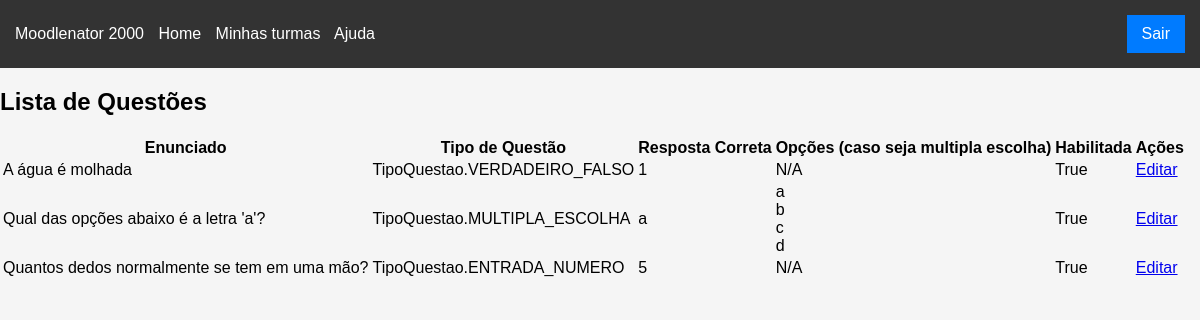
The app's page /questoes/edit (signed in) with its own data.
### app/models/questao.py (models this page shows, shortened)
class Questao(db.Model):
    __tablename__ = "questao"
    id = Column(Integer, primary_key=True, autoincrement=True)
    matricula_professor = Column(Integer, nullable=False)
    tipo_questao = Column(Enum(TipoQuestao), nullable=False)
    enunciado = Column(String, nullable=False)
    resposta_certa = Column(String, nullable=False)
    opcoes = Column(PickleType, nullable=True)  # Novo campo para salvar as opções de uma questão de múltipla escolha
    habilitada = Column(Boolean, nullable=False)
    exames = db.relationship("Exame", secondary="questao_exame", back_populates="questoes") # many to many
    resposta_alunos = db.relationship("RespostaAluno", back_populates="questao") # one to many

### app/controllers/questoes.py (the view)
@bp.route("/questoes/edit", methods=["GET"])
@login_required
def edita_questao_index():
    questoes = Questao.query.filter_by(matricula_professor=current_user.get_id()).all()
    return render_template("edita_questao_index.html", questoes = questoes)

### app/app.py (called while the page is built)
def create_app():
    app = Flask(__name__)
    basedir = os.path.abspath(os.path.dirname(__file__))
    db_path = os.path.join(basedir, '..', 'saas.db')
    login_manager.init_app(app)
    app.config["SECRET_KEY"] = "secret"
    app.config["SQLALCHEMY_DATABASE_URI"] = f"sqlite:///{db_path}"
    db.init_app(app)
    with app.app_context():
        from .models.user import User
        from .models.exame import Exame
        from .models.questao import Questao
        db.create_all()
    bootstrap.init_app(app)
    @app.context_processor
    def inject_bootstrap():
        return {'bootstrap': bootstrap}
    from .auth import blueprints
    app.register_blueprint(blueprints()[0])
    from .controllers import blueprints
    for bp in blueprints():
        app.register_blueprint(bp)
    from .cli_cmds import seed_cli
    app.cli.add_command(seed_cli)
    return app

@login_manager.user_loader
def load_user(user_id):
    from .models.user import User
    return User.query.get(user_id)

### app/models/user.py (called while the page is built)
    @property
    def is_authenticated(self):
        return True

    def get_id(self):
        return str(self.matricula)

### app/templates/edita_questao_index.html (shortened to what this page needs)
{% extends "base.html" %}
{% block content %}
<div class="container">
    <h2 class="mb-4">Lista de Questões</h2>
    <table class="table">
        <thead>
            <tr>
                <th>Enunciado</th>
                <th>Tipo de Questão</th>
                <th>Resposta Correta</th>
                <th>Opções (caso seja multipla escolha)</th>
                <th>Habilitada</th>
                <th>Ações</th>
            </tr>
        </thead>
        <tbody>
            {% for questao in questoes %}
                <tr>
                    <td>{{ questao.enunciado }}</td>
                    <td>{{ questao.tipo_questao }}</td>
                    <td>{{ questao.resposta_certa }}</td>
                    <td>
                        {% if questao.tipo_questao.value == "multipla_escolha" %}
                            {% for opcao in questao.opcoes %}
                                {{ opcao }}<br>
                            {% endfor %}
                        {% else %}
                            N/A
                        {% endif %}
                    </td>
                    <td>
                        {{ questao.habilitada }}
                    </td>
                    <td>
                        <a href="{{ url_for('questoes.edita_questao', id=questao.id) }}" class="btn btn-primary">Editar</a>
                    </td>
                </tr>
            {% endfor %}
        </tbody>
    </table>
</div>
{% endblock %}

### app/templates/base.html (style rules this page uses)
body { font-family: Arial, sans-serif; margin: 0; padding: 0; background: #f5f5f5; }

### records on screen
Questao: enunciado "A água é molhada", tipo_questao "TipoQuestao.VERDADEIRO_FALSO", resposta_certa "1", shows "N/A", habilitada "True"
Questao: enunciado "Qual das opções abaixo é a letra 'a'?", tipo_questao "TipoQuestao.MULTIPLA_ESCOLHA", resposta_certa "a", opcoes "a" "b" "c" "d", habilitada "True"
Questao: enunciado "Quantos dedos normalmente se tem em uma mão?", tipo_questao "TipoQuestao.ENTRADA_NUMERO", resposta_certa "5", shows "N/A", habilitada "True"
